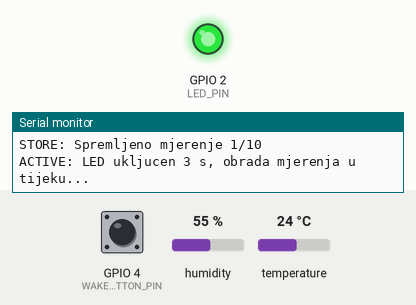
Recording of a sketch running on a simulated ESP32. Parts: output pins drawn as LEDs (lit = HIGH), the last lines printed to the serial monitor. The test bench sets the inputs (shaded band); at power-on: GPIO 4 (WAKE_BUTTON_PIN) HIGH, humidity 55 %, temperature 24 °C. Random numbers use the default seed unless the sketch sets one; EEPROM starts erased. At 18.3 s the program puts the board to deep sleep or switches it off; the recording ends there.

Above: at 0.3 s.
At 3.3 s:
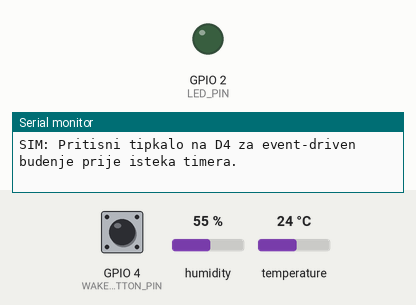
Timing chart, 0 to 4.8 s (numbered marks = the images above):
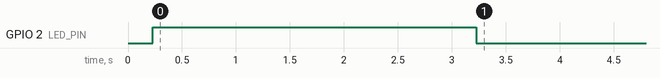

Measured:
- by itself, GPIO 2 (LED_PIN): LOW → HIGH at 0.23 s, → LOW 3.0 s later

The sketch:

main.ino
```cpp
/**
 * Lab2 – Upravljanje potrošnjom energije mikrokontrolera
 * Varijanta B: Datalogger okoliša s periodičkim buđenjem
 * Platforma: ESP32, Wokwi
 *
 * Funkcionalnost:
 * - ESP32 se periodički budi pomoću timer wake-up mehanizma
 * - dodatno je omoguceno event-driven budenje tipkalom preko EXT0/GPIO wake-up mehanizma
 * - očitava DHT22 senzor u Wokwi simulatoru
 * - zadnjih 10 mjerenja čuva u RTC varijablama
 * - zbog ograničenja Wokwi simulatora stanje se dodatno sprema u NVS/Preferences
 * - nakon 10 mjerenja ispisuje podatke i resetira spremnik
 * - LED signalizira aktivnu fazu rada
 * - sleep interval je varijabilan radi demonstracije timer wake-up mehanizma
 * - Wokwi vizualni sleep skracen je na 15 s radi prakticnog testiranja tipkala
 */

#include <Arduino.h>
#include "esp_sleep.h"
#include "DHTesp.h"
#include <Preferences.h>

// ------------------------- Konfiguracija -------------------------
#define LED_PIN 2
#define DHT_PIN 15
#define WAKE_BUTTON_PIN 4
#define MIN_SLEEP_SEC 20ULL
#define MAX_SLEEP_SEC 40ULL
#define MAX_SAMPLES 10
#define ACTIVE_PHASE_MS 3000UL
#define DEBOUNCE_MS 50UL
#define WOKWI_VISUAL_SLEEP_ENABLED true
#define WOKWI_VISUAL_SLEEP_MS 15000UL

// ------------------------- RTC memorija --------------------------
// RTC_DATA_ATTR je predviđen za očuvanje podataka kroz Deep Sleep na stvarnom ESP32.
RTC_DATA_ATTR int bootCount = 0;
RTC_DATA_ATTR int sampleCount = 0;
RTC_DATA_ATTR int buttonWakeCount = 0;
RTC_DATA_ATTR float temperatures[MAX_SAMPLES];
RTC_DATA_ATTR float humidities[MAX_SAMPLES];
RTC_DATA_ATTR uint64_t lastSleepSeconds = 0;
RTC_DATA_ATTR int simulatedWakeSource = 0; // 0 = nepoznato/prvi start, 1 = timer, 2 = tipkalo

// ------------------------- Wokwi/NVS pohrana ---------------------
// U Wokwi simulatoru deep sleep ponekad završi resetom simuliranog čipa, pa RTC memorija
// nije uvijek očuvana. Preferences/NVS se koristi kao simulacijska prilagodba kako bi
// brojači i mjerenja bili vidljivi kroz više ciklusa.
Preferences prefs;

DHTesp dhtSensor;

// ------------------------- Pomoćne funkcije ----------------------

bool isWakeButtonPressedStable() {
  // Tipkalo je spojeno na GND, a koristi se interni pull-up.
  // LOW znaci da je tipkalo pritisnuto.
  if (digitalRead(WAKE_BUTTON_PIN) != LOW) {
    return false;
  }

  unsigned long startTime = millis();
  while (millis() - startTime < DEBOUNCE_MS) {
    yield();
  }

  return digitalRead(WAKE_BUTTON_PIN) == LOW;
}

String getWakeupReasonText(bool stableButtonPress) {
  esp_sleep_wakeup_cause_t wakeupReason = esp_sleep_get_wakeup_cause();

  switch (wakeupReason) {
    case ESP_SLEEP_WAKEUP_TIMER:
      return "Timer wake-up";
    case ESP_SLEEP_WAKEUP_EXT0:
      return "External GPIO wake-up EXT0";
    case ESP_SLEEP_WAKEUP_EXT1:
      return "External GPIO wake-up EXT1";
    case ESP_SLEEP_WAKEUP_TOUCHPAD:
      return "Touch wake-up";
    case ESP_SLEEP_WAKEUP_ULP:
      return "ULP wake-up";
    default:
      // Na stvarnom ESP32 nakon deep sleepa očekuju se ESP_SLEEP_WAKEUP_TIMER ili ESP_SLEEP_WAKEUP_EXT0.
      // U Wokwi simulatoru deep sleep se često prikaže kao reset simulacije, pa se
      // za demonstraciju koristi simulatedWakeSource spremljen u NVS prije reset ciklusa.
      if (bootCount > 1 && (stableButtonPress || simulatedWakeSource == 2)) {
        return "External GPIO wake-up tipkalom simuliran putem reset ciklusa u Wokwi";
      }
      if (bootCount > 1 && simulatedWakeSource == 1) {
        return "Timer wake-up simuliran putem reset ciklusa u Wokwi";
      }
      if (bootCount > 1) {
        return "Nastavak nakon simuliranog sleep/reset ciklusa u Wokwi";
      }
      return "Prvo pokretanje ili reset simulacije";
  }
}

void loadStateFromNVS() {
  bootCount = prefs.getInt("bootCount", 0);
  sampleCount = prefs.getInt("sampleCount", 0);
  buttonWakeCount = prefs.getInt("buttonWake", 0);
  lastSleepSeconds = prefs.getULong64("lastSleep", 0);
  simulatedWakeSource = prefs.getInt("simWake", 0);

  if (sampleCount < 0 || sampleCount > MAX_SAMPLES) {
    sampleCount = 0;
  }

  for (int i = 0; i < MAX_SAMPLES; i++) {
    char tempKey[8];
    char humKey[8];
    snprintf(tempKey, sizeof(tempKey), "t%d", i);
    snprintf(humKey, sizeof(humKey), "h%d", i);

    temperatures[i] = prefs.getFloat(tempKey, 0.0);
    humidities[i] = prefs.getFloat(humKey, 0.0);
  }

  Serial.println("STATE: Stanje ucitano iz NVS memorije (Wokwi kompatibilnost).");
}

void saveStateToNVS() {
  prefs.putInt("bootCount", bootCount);
  prefs.putInt("sampleCount", sampleCount);
  prefs.putInt("buttonWake", buttonWakeCount);
  prefs.putULong64("lastSleep", lastSleepSeconds);
  prefs.putInt("simWake", simulatedWakeSource);

  for (int i = 0; i < MAX_SAMPLES; i++) {
    char tempKey[8];
    char humKey[8];
    snprintf(tempKey, sizeof(tempKey), "t%d", i);
    snprintf(humKey, sizeof(humKey), "h%d", i);

    prefs.putFloat(tempKey, temperatures[i]);
    prefs.putFloat(humKey, humidities[i]);
  }

  Serial.println("STATE: Stanje spremljeno u NVS memoriju prije sleepa.");
}

void activePhase() {
  Serial.println("ACTIVE: LED ukljucen 3 s, obrada mjerenja u tijeku...");

  digitalWrite(LED_PIN, HIGH);
  unsigned long startTime = millis();

  while (millis() - startTime < ACTIVE_PHASE_MS) {
    yield();
  }

  digitalWrite(LED_PIN, LOW);
  Serial.println("ACTIVE: Aktivna faza zavrsena.");
}

TempAndHumidity readEnvironment() {
  TempAndHumidity data = dhtSensor.getTempAndHumidity();

  // Sigurnosna provjera: ako senzor ne vrati valjane podatke, koristi se simulirana vrijednost.
  if (isnan(data.temperature) || isnan(data.humidity)) {
    data.temperature = random(180, 310) / 10.0;
    data.humidity = random(350, 800) / 10.0;
    Serial.println("MEASURE: DHT22 nije vratio valjane podatke, koristim simulirano mjerenje.");
  }

  return data;
}

void storeMeasurement(float temperature, float humidity) {
  if (sampleCount < MAX_SAMPLES) {
    temperatures[sampleCount] = temperature;
    humidities[sampleCount] = humidity;
    sampleCount++;
  }
}

void printMeasurements() {
  Serial.println("BUFFER: Prikupljeno je 10 mjerenja.");
  Serial.println("BUFFER: Ispis zadnjih 10 mjerenja:");
  Serial.println("Br.\tTemperatura [C]\tVlaga [%]");

  for (int i = 0; i < MAX_SAMPLES; i++) {
    Serial.print(i + 1);
    Serial.print("\t");
    Serial.print(temperatures[i], 1);
    Serial.print("\t\t");
    Serial.println(humidities[i], 1);
  }
}

void resetMeasurementBuffer() {
  sampleCount = 0;

  for (int i = 0; i < MAX_SAMPLES; i++) {
    temperatures[i] = 0.0;
    humidities[i] = 0.0;
  }

  Serial.println("BUFFER: Spremnik resetiran.");
}

void handleWakeup() {
  bootCount++;

  bool stableButtonPress = isWakeButtonPressedStable();
  bool simulatedButtonWake = (simulatedWakeSource == 2);
  if (stableButtonPress || simulatedButtonWake) {
    buttonWakeCount++;
  }

  Serial.println("----------------------------------------");
  Serial.print("WAKE: Broj budenja/pokretanja: ");
  Serial.println(bootCount);
  Serial.print("WAKE: Razlog budenja: ");
  Serial.println(getWakeupReasonText(stableButtonPress));

  if (stableButtonPress || simulatedButtonWake) {
    Serial.print("EVENT: Tipkalo registrirano kao jedan logicki dogadaj nakon debounce/simulacijske provjere. Broj button dogadaja: ");
    Serial.println(buttonWakeCount);
  }

  if (lastSleepSeconds > 0) {
    Serial.print("WAKE: Prethodni sleep interval bio je ");
    Serial.print(lastSleepSeconds);
    Serial.println(" s.");
  }

  TempAndHumidity data = readEnvironment();

  Serial.print("MEASURE: Temperatura = ");
  Serial.print(data.temperature, 1);
  Serial.print(" C, Vlaga = ");
  Serial.print(data.humidity, 1);
  Serial.println(" %");

  storeMeasurement(data.temperature, data.humidity);

  Serial.print("STORE: Spremljeno mjerenje ");
  Serial.print(sampleCount);
  Serial.print("/");
  Serial.println(MAX_SAMPLES);

  if (sampleCount >= MAX_SAMPLES) {
    printMeasurements();
    resetMeasurementBuffer();
  }
}

uint64_t chooseNextSleepIntervalSeconds() {
  // Varijabilni sleep demonstrira da se timer wake-up moze konfigurirati prije svakog spavanja.
  // Interval je namjerno kraci radi prakticnog testiranja u Wokwi simulatoru.
  return random(MIN_SLEEP_SEC, MAX_SLEEP_SEC + 1);
}

void visualSleepForWokwiDemo() {
  if (!WOKWI_VISUAL_SLEEP_ENABLED) {
    simulatedWakeSource = 1;
    return;
  }

  Serial.println("SIM: Wokwi ne prikazuje pouzdano stvarno trajanje Deep Sleepa.");
  Serial.println("SIM: LED je ugasen tijekom ove demonstracijske sleep pauze.");
  Serial.println("SIM: Pritisni tipkalo na D4 za event-driven budenje prije isteka timera.");

  unsigned long startTime = millis();
  // Planirani deep sleep moze biti 20-40 s, ali vizualna Wokwi pauza je ogranicena
  // na 15 s da testiranje ne traje predugo.
  unsigned long plannedVisualSleepMs = (unsigned long)(lastSleepSeconds * 1000ULL);
  unsigned long visualSleepMs = min(plannedVisualSleepMs, WOKWI_VISUAL_SLEEP_MS);
  unsigned long lastPrint = 0;

  while (millis() - startTime < visualSleepMs) {
    digitalWrite(LED_PIN, LOW);

    if (isWakeButtonPressedStable()) {
      simulatedWakeSource = 2;
      Serial.println("SIM: Tipkalo je pritisnuto tijekom sleep faze.");
      Serial.println("SIM: Prekidam simulirani sleep i spremam button wake-up dogadaj.");
      return;
    }

    unsigned long elapsed = millis() - startTime;
    if (elapsed - lastPrint >= 5000UL) {
      lastPrint = elapsed;
      Serial.print("SIM: Sleep demonstracija traje, preostalo oko ");
      Serial.print((visualSleepMs - elapsed) / 1000UL);
      Serial.println(" s.");
    }

    yield();
  }

  simulatedWakeSource = 1;
  Serial.println("SIM: Timer interval je istekao u Wokwi demonstraciji.");
}

void enterDeepSleep() {
  Serial.println("POWER: Gasim nepotrebne periferije prije sleepa.");

  digitalWrite(LED_PIN, LOW);

  lastSleepSeconds = chooseNextSleepIntervalSeconds();
  uint64_t sleepTimeUs = lastSleepSeconds * 1000000ULL;

  // Mehanizam 1: periodičko buđenje timerom.
  esp_sleep_enable_timer_wakeup(sleepTimeUs);

  // Mehanizam 2: event-driven buđenje tipkalom.
  // GPIO4 je RTC GPIO pin, pa se može koristiti za EXT0 wake-up u Deep Sleep modu.
  esp_sleep_enable_ext0_wakeup(GPIO_NUM_4, 0); // 0 = LOW, tipkalo pritisnuto prema GND

  Serial.print("SLEEP: Planirani Deep Sleep traje najvise ");
  Serial.print(lastSleepSeconds);
  Serial.println(" sekundi.");
  Serial.println("SLEEP: Budenje je moguce timerom ili pritiskom tipkala na D4/GPIO4.");
  Serial.println("SLEEP: Podaci su u RTC varijablama, a za Wokwi dodatno spremljeni u NVS.");

  // Simulacijski dodatak: Wokwi ne prikazuje uvijek stvarno trajanje ESP32 Deep Sleepa.
  // Ova pauza sluzi samo za vizualnu demonstraciju sleep faze i testiranje tipkala.
  visualSleepForWokwiDemo();

  saveStateToNVS();
  Serial.println("SLEEP: Pokrecem esp_deep_sleep_start().");
  Serial.flush();

  esp_deep_sleep_start();
}

// ------------------------- Arduino funkcije ----------------------

void setup() {
  Serial.begin(115200);
  delay(200); // kratko cekanje samo radi stabilizacije serijskog ispisa u Wokwi simulatoru

  prefs.begin("lab2", false);
  loadStateFromNVS();

  pinMode(LED_PIN, OUTPUT);
  digitalWrite(LED_PIN, LOW);

  pinMode(WAKE_BUTTON_PIN, INPUT_PULLUP);

  dhtSensor.setup(DHT_PIN, DHTesp::DHT22);
  randomSeed(esp_random() ^ micros());

  handleWakeup();
  activePhase();
  enterDeepSleep();
}

void loop() {
  // Kod se ne izvrsava kontinuirano jer ESP32 nakon setup() ulazi u Deep Sleep.
}
```
